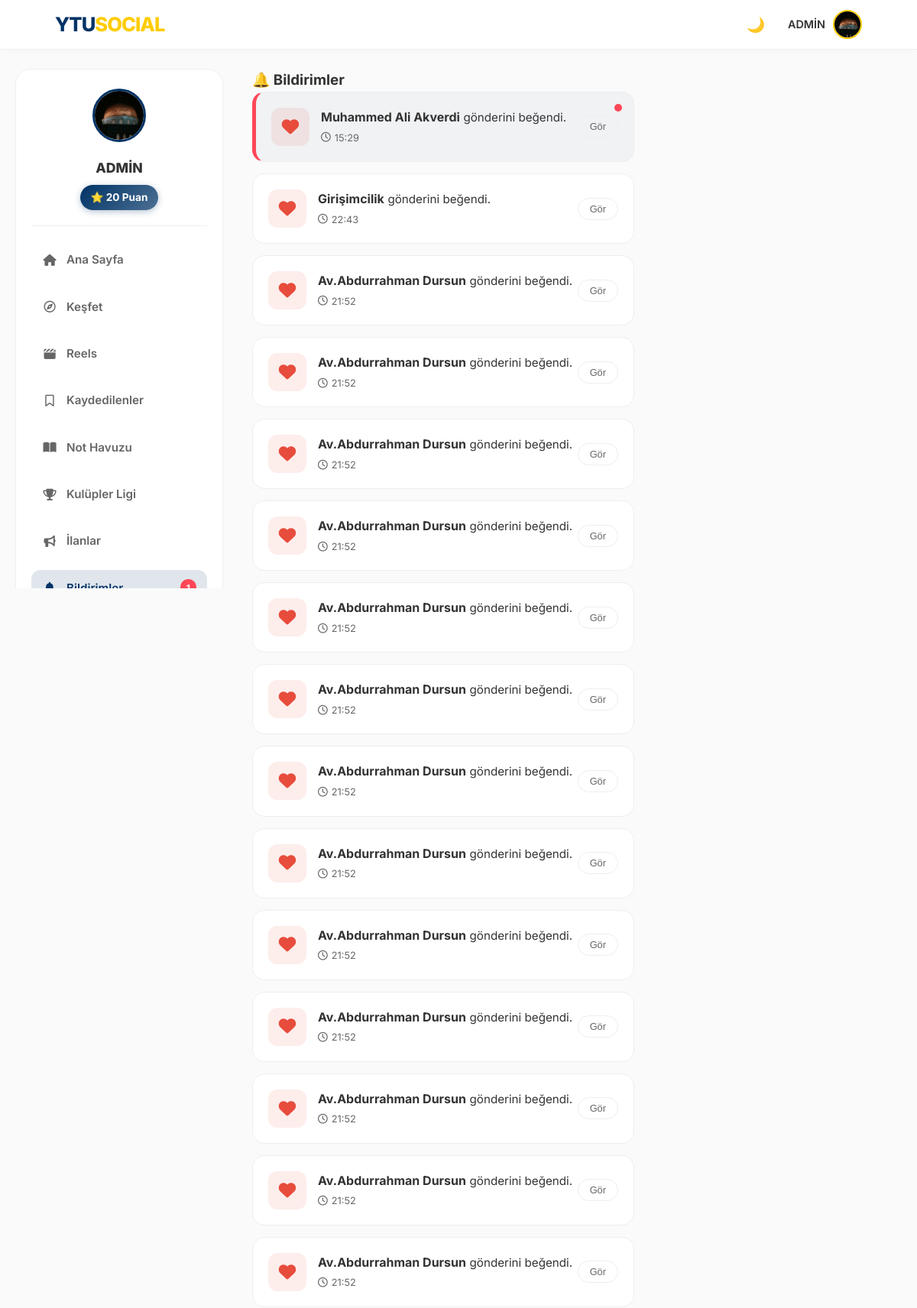
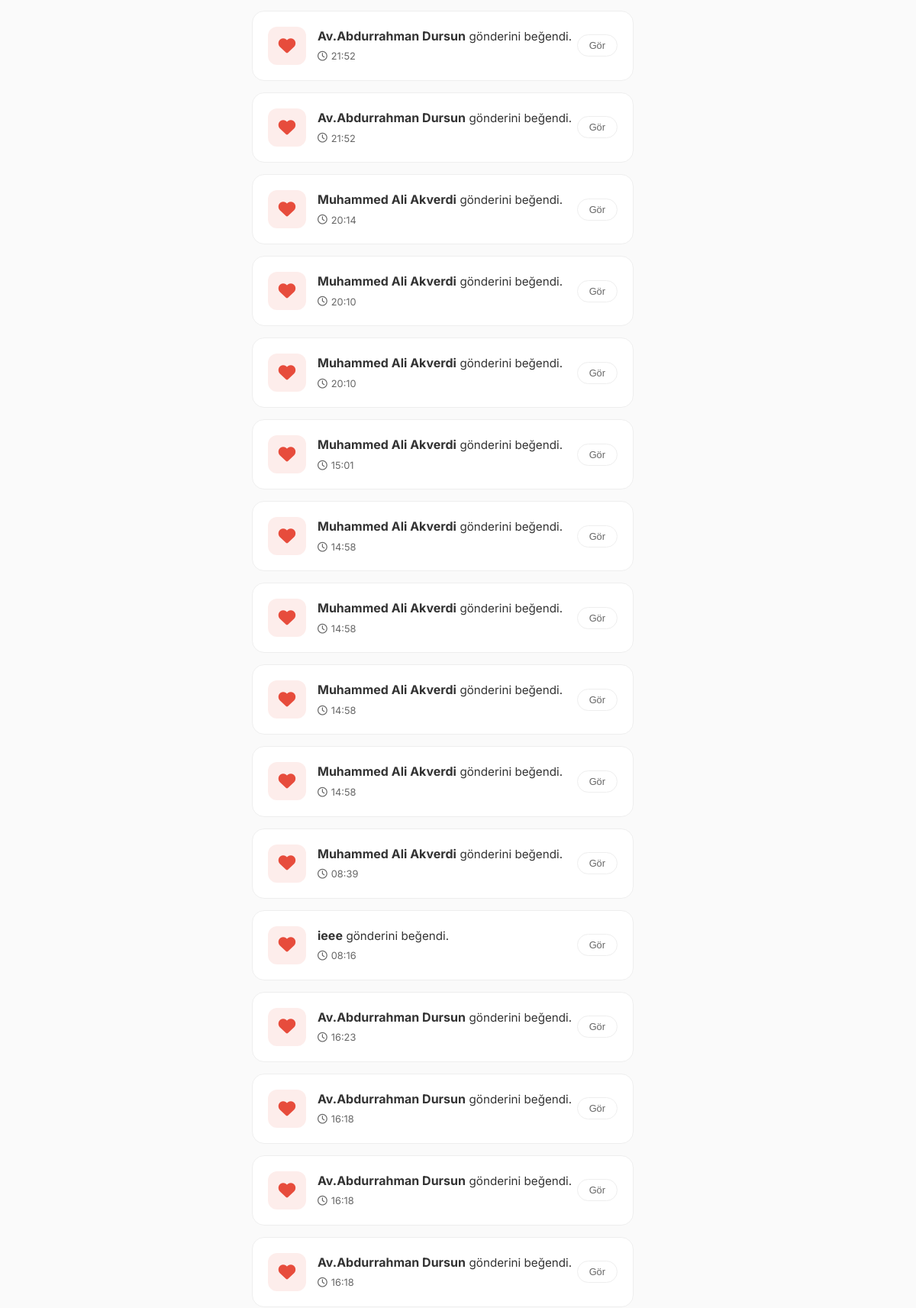
/notifications (signed in, upper part), run on the app's committed database (2 pictures, top to bottom).
### models.py (models this page shows, shortened)
class User(UserMixin, db.Model):
    id = db.Column(db.Integer, primary_key=True)
    email = db.Column(db.String(120), unique=True, nullable=False)
    password = db.Column(db.String(200), nullable=False)
    username = db.Column(db.String(50), nullable=True)
    handle = db.Column(db.String(30), unique=True, nullable=True)
    stories = db.relationship('Story', backref='author', lazy=True)
    is_admin = db.Column(db.Boolean, default=False)
    is_moderator = db.Column(db.Boolean, default=False)
    department = db.Column(db.String(100), nullable=True)
    score = db.Column(db.Integer, default=0)
    bio = db.Column(db.String(200), nullable=True)
    profile_pic = db.Column(db.String(200), default='img/default_avatar.png')
    is_verified = db.Column(db.Boolean, default=False)
    otp_code = db.Column(db.String(6))
    ban_expiration = db.Column(db.DateTime, nullable=True)
    is_banned = db.Column(db.Boolean, default=False)
    posts = db.relationship('Post', backref='author', lazy=True)
    image_file = db.Column(db.String(255), nullable=True)
    comments = db.relationship('Comment', backref='author', lazy=True)
    messages_sent = db.relationship('Message', foreign_keys='Message.sender_id', backref='sender', lazy='dynamic')
    messages_received = db.relationship('Message', foreign_keys='Message.recipient_id', backref='recipient', lazy='dynamic')
    saved_posts = db.relationship('SavedPost', back_populates='user', lazy=True, cascade="all, delete-orphan")
    followed = db.relationship(
        'User', secondary=followers,
        primaryjoin=(followers.c.follower_id == id),
        secondaryjoin=(followers.c.followed_id == id),
        backref=db.backref('followers', lazy='dynamic'), lazy='dynamic'
    )
    blocking = db.relationship(
        'User', secondary=blocked_users,
        primaryjoin=(blocked_users.c.blocker_id == id),
        secondaryjoin=(blocked_users.c.blocked_id == id),
        backref=db.backref('blocked_by', lazy='dynamic'), lazy='dynamic'
    )

class Notification(db.Model):
    id = db.Column(db.Integer, primary_key=True)
    user_id = db.Column(db.Integer, db.ForeignKey('user.id'), nullable=False)
    actor_id = db.Column(db.Integer, db.ForeignKey('user.id'), nullable=False)
    verb = db.Column(db.String(50))
    post_id = db.Column(db.Integer, db.ForeignKey('post.id'), nullable=True)
    timestamp = db.Column(db.DateTime, default=get_turkey_time)
    is_read = db.Column(db.Boolean, default=False)
    actor = db.relationship('User', foreign_keys=[actor_id], lazy=True)
    post = db.relationship('Post', foreign_keys=[post_id], lazy=True)

### routes/main.py (the view)
@main.route('/notifications')
@login_required
def notifications():
    notifs = Notification.query.filter_by(user_id=current_user.id).order_by(Notification.timestamp.desc()).all()
    for notif in notifs:
        notif.is_read = True
    db.session.commit()
    all_clubs = Club.query.all()
    ranked_clubs = sorted(all_clubs, key=lambda c: c.total_votes(), reverse=True)
    top_clubs = ranked_clubs[:3]
    return render_template('notifications.html', notifications=notifs, top_clubs=top_clubs)

### models.py (called while the page is built)
@login_manager.user_loader
def load_user(user_id):
    return User.query.get(int(user_id))

    @property
    def votes(self):
        return len(self.vote_records)

    def total_votes(self):
        return self.votes

### utils.py (called while the page is built)
def get_trending_hashtags():
    from models import Post
    posts = Post.query.with_entities(Post.content).all()
    hashtags = {}
    for post in posts:
        if post.content:
            found_tags = set(re.findall(r"#(\w+)", post.content.lower()))
            for tag in found_tags:
                hashtags[tag] = hashtags.get(tag, 0) + 1
    sorted_tags = sorted(hashtags.items(), key=lambda x: x[1], reverse=True)
    return sorted_tags[:5]

### templates/notifications.html (shortened to what this page needs)
<!DOCTYPE html>
<html lang="tr">
<head>
    <link rel="stylesheet" href="/static/style.css">
    <link href="https://cdnjs.cloudflare.com/ajax/libs/font-awesome/6.4.0/css/all.min.css" rel="stylesheet">
</head>
<body>
    {% include 'navbar_partial.html' ignore missing %}
    <div class="main-layout">
        <aside class="left-sidebar sticky-sidebar">
            <div style="background: var(--card-bg); border-radius: 20px; padding: 25px 20px; border: 1px solid var(--border-color);">
                <div style="text-align: center; margin-bottom: 20px; padding-bottom: 20px; border-bottom: 1px solid var(--border-color);">
                    <img src="/static/{{ current_user.profile_pic }}" style="width: 70px; height: 70px; border-radius: 50%; border: 3px solid var(--ytu-lacivert); object-fit: cover; margin-bottom: 12px;">
                    <h3 style="font-size: 1.1rem; font-weight: 800; color: var(--text-color); margin: 0 0 8px 0;">{{ current_user.username }}</h3>
                    <span style="background: linear-gradient(135deg, var(--ytu-lacivert), rgba(var(--ytu-lacivert-rgb), 0.7)); color: white; display: inline-block; padding: 6px 14px; border-radius: 20px; font-weight: 700; font-size: 0.85rem; box-shadow: 0 2px 8px rgba(var(--ytu-lacivert-rgb), 0.3);">⭐ {{ current_user.score }} Puan</span>
                </div>
                <nav style="display: flex; flex-direction: column; gap: 8px;">
                    <a href="/" class="sidebar-link" style="display: flex; align-items: center; gap: 12px; padding: 12px 14px; border-radius: 12px; color: var(--text-muted); text-decoration: none; font-weight: 600; font-size: 0.95rem; transition: all 0.2s;"><i class="fa-solid fa-house" style="width: 20px; text-align: center;"></i> Ana Sayfa</a>
                    <a href="{{ url_for('main.explore') }}" class="sidebar-link" style="display: flex; align-items: center; gap: 12px; padding: 12px 14px; border-radius: 12px; color: var(--text-muted); text-decoration: none; font-weight: 600; font-size: 0.95rem; transition: all 0.2s;"><i class="fa-regular fa-compass" style="width: 20px; text-align: center;"></i> Keşfet</a>
                    <a href="{{ url_for('main.reels') }}" class="sidebar-link" style="display: flex; align-items: center; gap: 12px; padding: 12px 14px; border-radius: 12px; color: var(--text-muted); text-decoration: none; font-weight: 600; font-size: 0.95rem; transition: all 0.2s;"><i class="fa-solid fa-clapperboard" style="width: 20px; text-align: center;"></i> Reels</a>
                    <a href="{{ url_for('main.saved_posts_list') }}" class="sidebar-link" style="display: flex; align-items: center; gap: 12px; padding: 12px 14px; border-radius: 12px; color: var(--text-muted); text-decoration: none; font-weight: 600; font-size: 0.95rem; transition: all 0.2s;"><i class="fa-regular fa-bookmark" style="width: 20px; text-align: center;"></i> Kaydedilenler</a>
                    <a href="{{ url_for('main.notes_pool') }}" class="sidebar-link" style="display: flex; align-items: center; gap: 12px; padding: 12px 14px; border-radius: 12px; color: var(--text-muted); text-decoration: none; font-weight: 600; font-size: 0.95rem; transition: all 0.2s;"><i class="fa-solid fa-book-open" style="width: 20px; text-align: center;"></i> Not Havuzu</a>
                    <a href="{{ url_for('main.clubs_full_list') }}" class="sidebar-link" style="display: flex; align-items: center; gap: 12px; padding: 12px 14px; border-radius: 12px; color: var(--text-muted); text-decoration: none; font-weight: 600; font-size: 0.95rem; transition: all 0.2s;"><i class="fa-solid fa-trophy" style="width: 20px; text-align: center;"></i> Kulüpler Ligi</a>
                    <a href="{{ url_for('main.adverts') }}" class="sidebar-link" style="display: flex; align-items: center; gap: 12px; padding: 12px 14px; border-radius: 12px; color: var(--text-muted); text-decoration: none; font-weight: 600; font-size: 0.95rem; transition: all 0.2s;"><i class="fa-solid fa-bullhorn" style="width: 20px; text-align: center;"></i> İlanlar</a>
                    <a href="{{ url_for('main.notifications') }}" class="sidebar-link" style="display: flex; align-items: center; gap: 12px; padding: 12px 14px; border-radius: 12px; background-color: rgba(var(--ytu-lacivert-rgb), 0.12); color: var(--ytu-lacivert); text-decoration: none; font-weight: 600; font-size: 0.95rem; transition: all 0.2s;">
                        <i class="fa-solid fa-bell" style="width: 20px; text-align: center;"></i> Bildirimler
                        {% if unread_count > 0 %}<span class="notification-badge">{{ unread_count }}</span>{% endif %}
                    </a>
                </nav>
            </div>
        </aside>
        <main>
            <div class="notif-page-header">
                <h3>🔔 Bildirimler</h3>
            </div>
            <div class="notification-list">
                {% for notif in notifications %}
                {% if notif.actor %}
                {% set target_url = url_for('main.chat', handle=notif.actor.handle) if notif.verb == 'messaged' else url_for('main.user_profile', handle=notif.actor.handle) %}
                <div class="notif-card {{ 'unread' if not notif.is_read else '' }}" onclick="window.location.href='{{ target_url }}'">
                    <div class="notif-icon-box
                        {% if notif.verb == 'liked' %}bg-like
                        {% elif notif.verb == 'commented' %}bg-comment
                        {% elif notif.verb == 'followed' %}bg-follow
                        {% elif notif.verb == 'messaged' %}bg-msg
                        {% endif %}">
                        {% if notif.verb == 'liked' %}<i class="fas fa-heart"></i>
                        {% elif notif.verb == 'commented' %}<i class="fas fa-comment-dots"></i>
                        {% elif notif.verb == 'followed' %}<i class="fas fa-user-plus"></i>
                        {% elif notif.verb == 'messaged' %}<i class="fas fa-envelope"></i>
                        {% endif %}
                    </div>
                    <div class="notif-content">
                        <div>
                            <span class="notif-actor">{{ notif.actor.username }}</span>
                            <span class="notif-text">
                                {% if notif.verb == 'liked' %} gönderini beğendi.{% endif %}
                            </span>
                        </div>
                        <small class="notif-time"><i class="far fa-clock"></i> {{ notif.timestamp.strftime('%H:%M') }}</small>
                    </div>
                    {% if notif.post and notif.verb != 'messaged' %}
                        <button class="btn-view">Gör</button>
                    {% elif notif.verb == 'messaged' %}
                        <i class="fas fa-chevron-right" style="color: var(--text-muted); font-size: 0.85rem; flex-shrink:0;"></i>
                    {% endif %}
                </div>
                {% endif %}
                {% endfor %}
            </div>
        </main>
    </div>
</body>
</html>

### templates/navbar_partial.html (shortened to what this page needs)
<nav class="navbar">
    <a href="/" class="nav-logo">YTU<span>SOCIAL</span></a>
    <div class="nav-items" id="mobile-menu">
        <button type="button" onclick="toggleDarkMode()" id="theme-btn" title="Temayı Değiştir" style="background:none; border:none; cursor:pointer; font-size:1.2rem;">
            🌙
        </button>
        <div class="profile-menu" onclick="toggleProfileDropdown()">
            {% if current_user.is_authenticated %}
                <span style="font-weight: 600; font-size: 0.9rem;">{{ current_user.username }}</span>
                <img src="/static/{{ current_user.profile_pic }}" class="nav-avatar" alt="Profil">
            {% else %}
                <span style="font-weight: 600;">Misafir</span>
                <img src="/static/img/default_avatar.png" class="nav-avatar" alt="Misafir">
            {% endif %}
        </div>
    </div>
</nav>

### data on the page
User: username "ADMİN", profile_pic (picture), score "20"
Notification: verb "liked" (drawn), actor.username "Muhammed Ali Akverdi", timestamp "15:29"
Notification: verb "liked" (drawn), actor.username "Girişimcilik", timestamp "22:43"
Notification: verb "liked" (drawn), actor.username "Av.Abdurrahman Dursun", timestamp "21:52"
Notification: verb "liked" (drawn), actor.username "Av.Abdurrahman Dursun", timestamp "21:52"
Notification: verb "liked" (drawn), actor.username "Av.Abdurrahman Dursun", timestamp "21:52"
Notification: verb "liked" (drawn), actor.username "Av.Abdurrahman Dursun", timestamp "21:52"
Notification: verb "liked" (drawn), actor.username "Av.Abdurrahman Dursun", timestamp "21:52"
Notification: verb "liked" (drawn), actor.username "Av.Abdurrahman Dursun", timestamp "21:52"
Notification: verb "liked" (drawn), actor.username "Av.Abdurrahman Dursun", timestamp "21:52"
Notification: verb "liked" (drawn), actor.username "Av.Abdurrahman Dursun", timestamp "21:52"
Notification: verb "liked" (drawn), actor.username "Av.Abdurrahman Dursun", timestamp "21:52"
Notification: verb "liked" (drawn), actor.username "Av.Abdurrahman Dursun", timestamp "21:52"
Notification: verb "liked" (drawn), actor.username "Av.Abdurrahman Dursun", timestamp "21:52"
Notification: verb "liked" (drawn), actor.username "Av.Abdurrahman Dursun", timestamp "21:52"
Notification: verb "liked" (drawn), actor.username "Av.Abdurrahman Dursun", timestamp "21:52"
Notification: verb "liked" (drawn), actor.username "Av.Abdurrahman Dursun", timestamp "21:52"
Notification: verb "liked" (drawn), actor.username "Av.Abdurrahman Dursun", timestamp "21:52"
Notification: verb "liked" (drawn), actor.username "Muhammed Ali Akverdi", timestamp "20:14"
Notification: verb "liked" (drawn), actor.username "Muhammed Ali Akverdi", timestamp "20:10"
Notification: verb "liked" (drawn), actor.username "Muhammed Ali Akverdi", timestamp "20:10"
Notification: verb "liked" (drawn), actor.username "Muhammed Ali Akverdi", timestamp "15:01"
Notification: verb "liked" (drawn), actor.username "Muhammed Ali Akverdi", timestamp "14:58"
Notification: verb "liked" (drawn), actor.username "Muhammed Ali Akverdi", timestamp "14:58"
Notification: verb "liked" (drawn), actor.username "Muhammed Ali Akverdi", timestamp "14:58"
Notification: verb "liked" (drawn), actor.username "Muhammed Ali Akverdi", timestamp "14:58"
Notification: verb "liked" (drawn), actor.username "Muhammed Ali Akverdi", timestamp "08:39"
Notification: verb "liked" (drawn), actor.username "ieee", timestamp "08:16"
Notification: verb "liked" (drawn), actor.username "Av.Abdurrahman Dursun", timestamp "16:23"
Notification: verb "liked" (drawn), actor.username "Av.Abdurrahman Dursun", timestamp "16:18"
Notification: verb "liked" (drawn), actor.username "Av.Abdurrahman Dursun", timestamp "16:18"
Notification: verb "liked" (drawn), actor.username "Av.Abdurrahman Dursun", timestamp "16:18"
